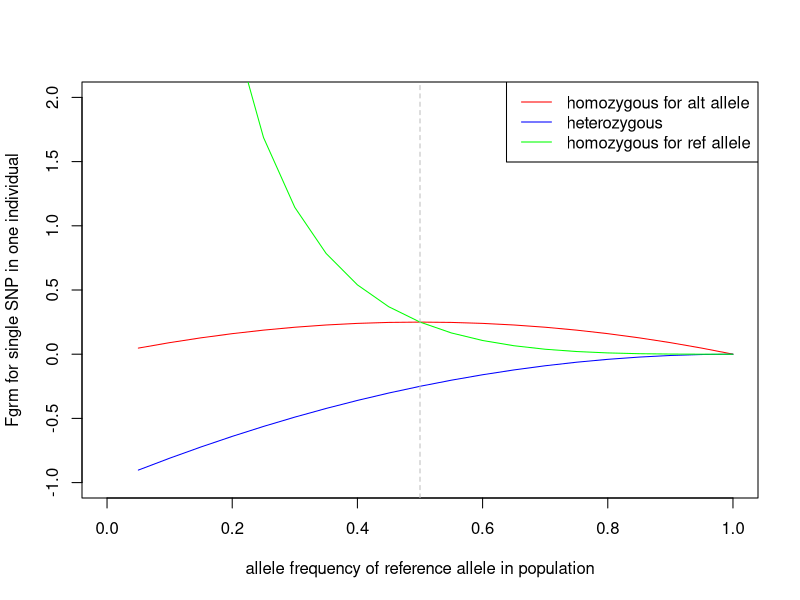

Source code (R):
## File name: Fgrm_functions.R
## Purpose: Functions to calculate individual Fgrm from SNP data based on equation for FhatIII in Yang et al. 2011
## M. I. Clark, July 2023

get_pop_AF <- function(t_gt){
	# This function calculates allele frequencies for each locus in t_gt
  # t_gt is a genotype matrix where each row is an individual and each column is a SNP. Genotypes are encoded as 0/1/2 or NA for missing data
  p <- vector(length = ncol(t_gt))
  for(i in 1:ncol(t_gt)){
    p[i] <- sum(t_gt[,i], na.rm = TRUE) / (2 * sum(!is.na(t_gt[,i])))
  }
  return(p)
}

calc_Fgrm <- function(t_gt){
	# This function calculates individual Fgrm 
    # t_gt is a genotype matrix where each row is an individual and each column is a SNP. Genotypes are encoded as 0/1/2 or NA for missing data
  
  # filter out monomorphic sites 
  t_gt_poly <- t_gt[,which(!colSums(t_gt, na.rm = TRUE)==0)]
  
  # calculate population-wide allele frequencies 
  p <- get_pop_AF(t_gt_poly)
  
  # calculate Fgrm
  Fgrm <- vector(length = nrow(t_gt_poly))
  for(j in 1:nrow(t_gt_poly)){
    Fgrm_i <- vector(length = ncol(t_gt_poly))
    for(i in 1:ncol(t_gt_poly)){
      x <- t_gt_poly[j,i]
      Fgrm_i[i] <- (x^2 - (1 + 2*p[i])*x + 2*(p[i]^2)) / (2*p[i])*(1-p[i]) # sites have to be polymorphic? 
    } 
    Fgrm[j] <- sum(Fgrm_i, na.rm = TRUE) / sum(!is.na(Fgrm_i))
  }
  return(Fgrm)
}


calcFi <- function(x, p){
	    (x^2 - (1 + 2*p)*x + 2*(p^2)) / (2*p)*(1-p) # sites have to be polymorphic? 
}


x <- vector(length = length(seq(0,1,0.05)))
j = 1
for(i in seq(0,1,0.05)){
	x[j] <- calcFi(0,i)
	j <- j + 1
}

y <- vector(length = length(seq(0,1,0.05)))
j = 1
for(i in seq(0,1,0.05)){
	y[j] <- calcFi(1,i)
	j <- j + 1
}

z <- vector(length = length(seq(0,1,0.05)))
j = 1
for(i in seq(0,1,0.05)){
	z[j] <- calcFi(2,i)
	j <- j + 1
}

plot(NULL, xlim = c(0,1), ylim = c(-1,2), xlab = "allele frequency of reference allele in population", ylab = "Fgrm for single SNP in one individual")
lines(x = seq(0,1,0.05), y = x, col = "red")
lines(x = seq(0,1,0.05), y = y, col = "blue")
lines(x = seq(0,1,0.05), y = z, col = "green")
abline(v = 0.5, col = "gray", lty = 2)
legend("topright", legend = c("homozygous for alt allele", "heterozygous", "homozygous for ref allele"), lty = 1, col = c("red", "blue", "green"))



